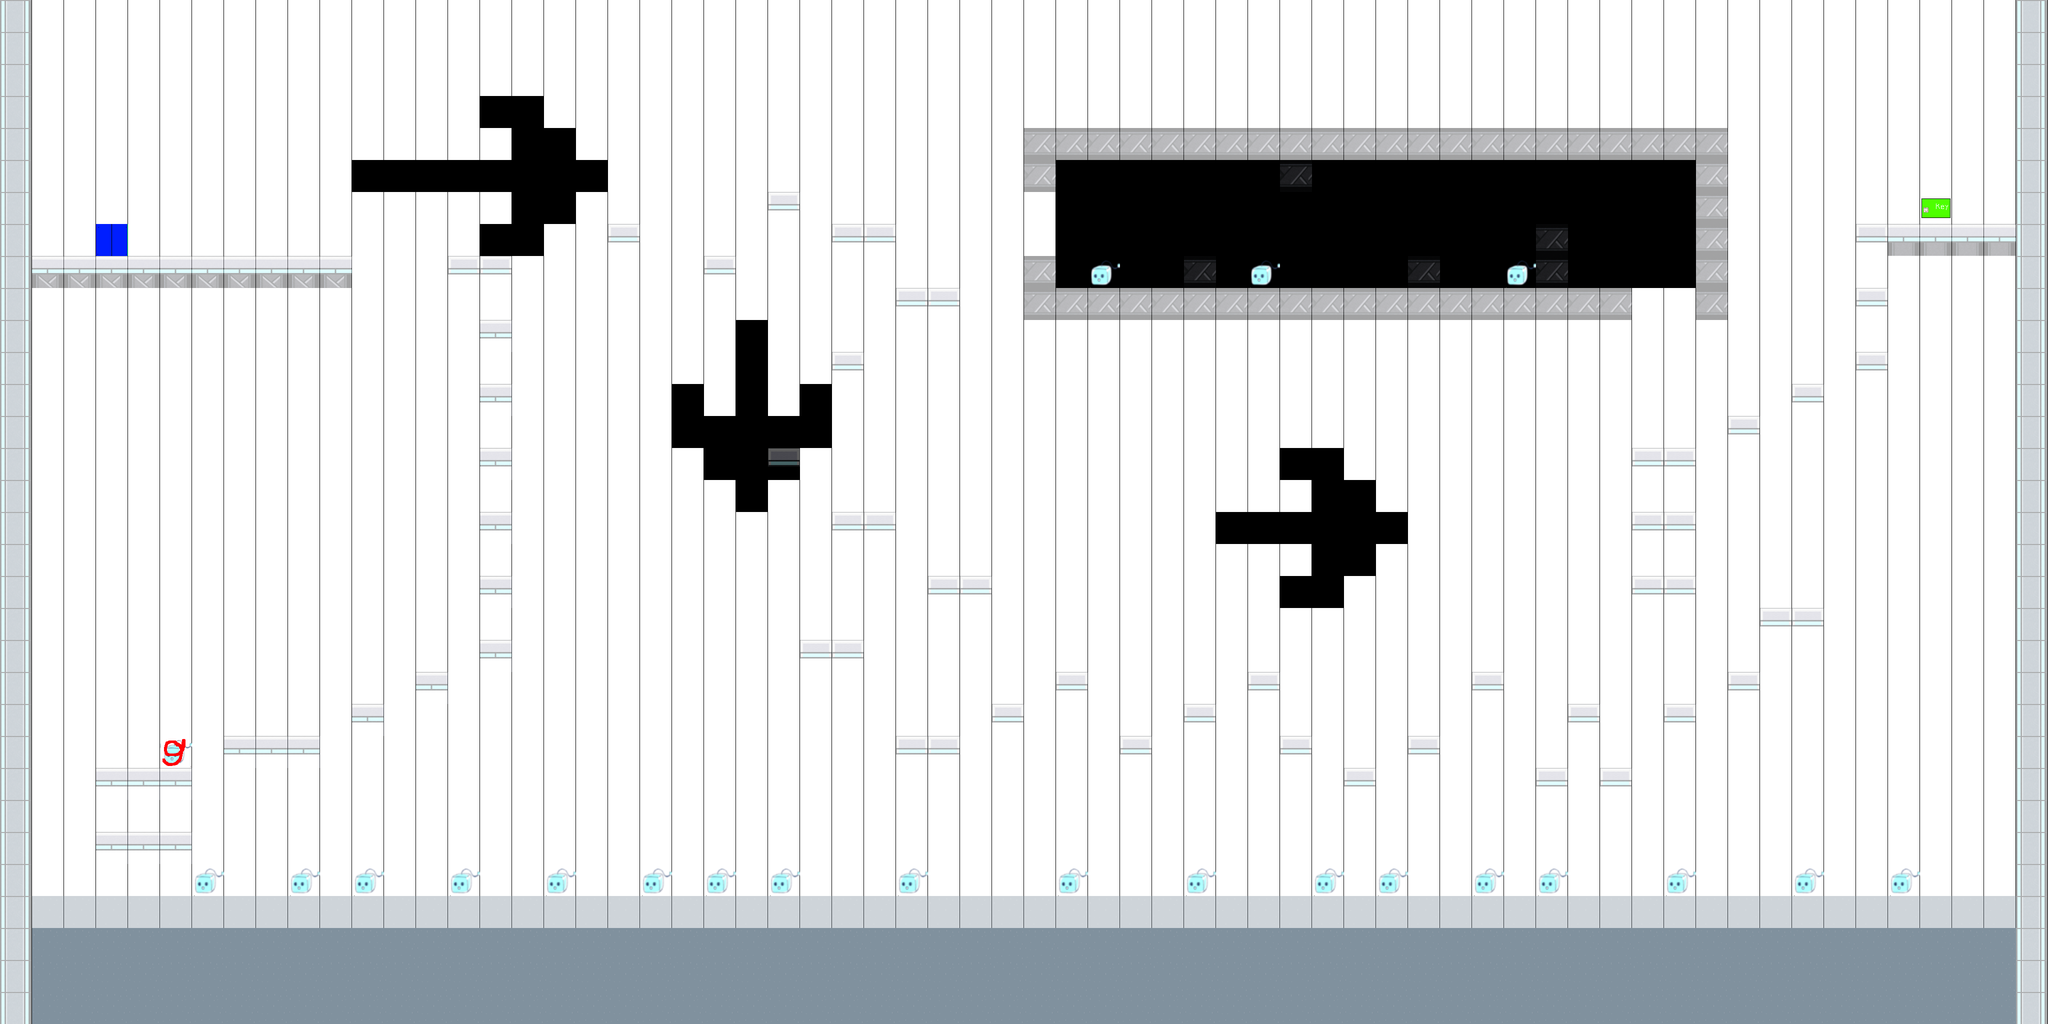

Below is a game level as drawn by its tile map, then a one-line description and the .tmx that defines it (tile-layer data replaced by summaries):
An orthogonal 64x32 tile map with 64x64 px tiles, 4 tile layers (背景, 地形, アイテム, 敵), 4 tilesets.

<map version="1.4" tiledversion="1.4.2" orientation="orthogonal" renderorder="right-down" width="64" height="32" tilewidth="64" tileheight="64" infinite="0" nextlayerid="5" nextobjectid="1">
 <editorsettings>
  <export format="csv" />
 </editorsettings>
 <tileset firstgid="1" name="back_chip00" tilewidth="64" tileheight="64" tilecount="32" columns="8">
  <image source="back_chip00.png" width="512" height="256" />
 </tileset>
 <tileset firstgid="33" name="terrin_chip00" tilewidth="64" tileheight="64" tilecount="32" columns="8">
  <image source="terrin_chip00.png" width="512" height="256" />
 </tileset>
 <tileset firstgid="65" name="enemy_chip00" tilewidth="64" tileheight="64" tilecount="8" columns="8">
  <image source="enemy_chip00.png" width="512" height="64" />
 </tileset>
 <tileset firstgid="73" name="item_chip02" tilewidth="64" tileheight="64" tilecount="8" columns="8">
  <image source="item_chip02.png" width="512" height="64" />
 </tileset>
 <layer id="1" name="背景" width="64" height="32">
  <data>[2048 cells, 2048 non-empty, 3 distinct tile ids]</data>
 </layer>
 <layer id="2" name="地形" width="64" height="32" opacity="0.39">
  <data>[2048 cells, 256 non-empty, 7 distinct tile ids]</data>
 </layer>
 <layer id="4" name="アイテム" width="64" height="32">
  <data>[2048 cells, 2 non-empty, 2 distinct tile ids]</data>
 </layer>
 <layer id="3" name="敵" width="64" height="32">
  <data>[2048 cells, 22 non-empty, 2 distinct tile ids]</data>
 </layer>
</map>
